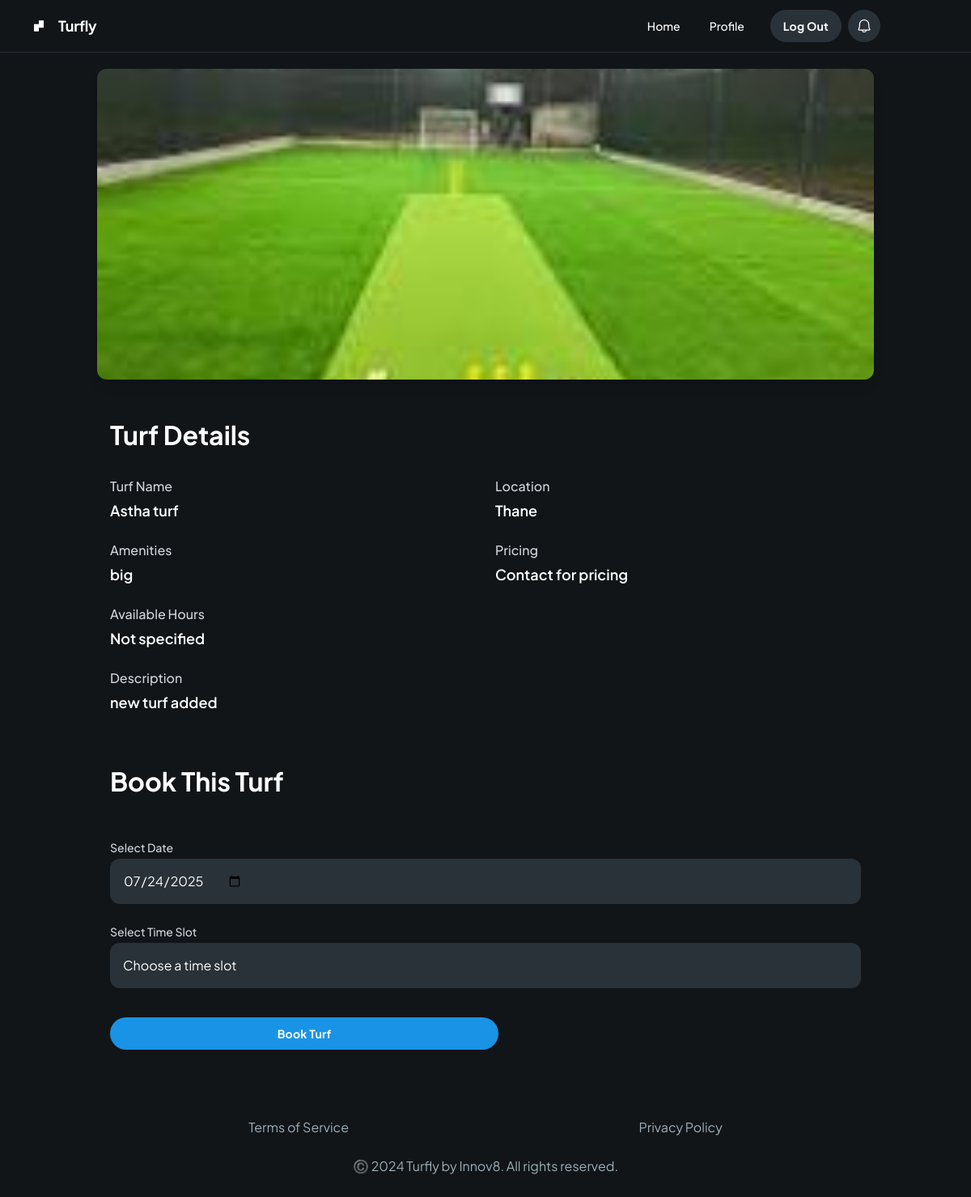
Screenshot of /players/turf/2/ with the database file from the repository.
### owner/models.py (models this page shows, shortened)
class Turf(models.Model):
    owner = models.ForeignKey(User, on_delete=models.CASCADE, limit_choices_to={'user_type': 'owner'})
    name = models.CharField(max_length=100)
    location = models.CharField(max_length=255)
    description = models.TextField(blank=True)
    image = models.ImageField(upload_to='turf_images/', blank=True, null=True)
    amenities = models.CharField(max_length=255, blank=True, help_text='Comma-separated list of amenities')
    price_per_hour = models.DecimalField(max_digits=8, decimal_places=2)
    rating = models.FloatField(default=0, help_text='Average rating from 0 to 5')
    available_time_slots = models.CharField(max_length=255, blank=True, help_text="Comma-separated list of available time slots, e.g. '09:00-10:00,10:00-11:00'")
    created_at = models.DateTimeField(auto_now_add=True)
    updated_at = models.DateTimeField(auto_now=True)

### players/views.py (the view, shortened to what this page needs)
# urls.py: path('turf/<int:turf_id>/', views.turf_detail, name='turf_detail'),
def turf_detail(request, turf_id):
    turf = get_object_or_404(Turf, id=turf_id)
    selected_date = request.GET.get('date') or request.POST.get('date') or date.today().isoformat()
    all_slots = [slot.strip() for slot in (turf.available_time_slots or '').split(',') if slot.strip()]
    normalized_all_slots = [normalize_slot(slot) for slot in all_slots]
    booked = Booking.objects.filter(turf=turf, date=selected_date).values_list('start_time', 'end_time')
    booked_slots = [f"{s.strftime('%-H:%M')}-{e.strftime('%-H:%M')}" for s, e in booked]
    available_slots = [slot for slot, norm_slot in zip(all_slots, normalized_all_slots) if norm_slot not in booked_slots]
    return render(request, 'players/turf_detail.html', {
        'turf': turf,
        'available_slots': available_slots,
        'selected_date': selected_date,
    })

### players/templates/players/turf_detail.html (shortened to what this page needs)
{% extends 'layout.html' %}
{% load static %}
{% block content %}
    <div
      class="relative flex size-full flex-col dark group/design-root overflow-x-hidden"
      style='font-family: "Plus Jakarta Sans", "Noto Sans", sans-serif;'
    >
        <div class="px-6 sm:px-10 lg:px-20 flex flex-1 justify-center py-5">
            <div class="layout-content-container flex flex-col max-w-[960px] flex-1">
                {% if turf.image %}
                <div class="mb-8 rounded-xl overflow-hidden shadow-lg">
                    <img src="{{ turf.image.url }}" alt="{{ turf.name }} image" class="w-full h-auto object-cover max-h-96">
                </div>
                {% endif %}
                <div class="flex flex-wrap justify-between gap-3 p-4">
                    <p class="text-white tracking-light text-[32px] font-bold leading-tight min-w-72">Turf Details</p>
                </div>
                <div class="grid grid-cols-1 md:grid-cols-2 gap-6 p-4">
                    <div>
                        <p class="text-gray-300 text-base font-medium leading-normal pb-1">Turf Name</p>
                        <p class="text-white text-lg font-semibold leading-normal">{{ turf.name|default:"N/A" }}</p>
                    </div>
                    <div>
                        <p class="text-gray-300 text-base font-medium leading-normal pb-1">Location</p>
                        <p class="text-white text-lg font-semibold leading-normal">{{ turf.location|default:"N/A" }}</p>
                    </div>
                    <div>
                        <p class="text-gray-300 text-base font-medium leading-normal pb-1">Amenities</p>
                        <p class="text-white text-lg font-semibold leading-normal">{{ turf.amenities|default:"None specified" }}</p>
                    </div>
                    <div>
                        <p class="text-gray-300 text-base font-medium leading-normal pb-1">Pricing</p>
                        <p class="text-white text-lg font-semibold leading-normal">{{ turf.pricing|default:"Contact for pricing" }}</p>
                    </div>
                    <div>
                        <p class="text-gray-300 text-base font-medium leading-normal pb-1">Available Hours</p>
                        <p class="text-white text-lg font-semibold leading-normal">{{ turf.available_hours|default:"Not specified" }}</p>
                    </div>
                    <div class="md:col-span-2">
                        <p class="text-gray-300 text-base font-medium leading-normal pb-1">Description</p>
                        <p class="text-white text-lg font-semibold leading-normal">{{ turf.description|default:"No description available." }}</p>
                    </div>
                </div>
                <div class="flex flex-wrap justify-between gap-3 p-4 mt-8">
                    <p class="text-white tracking-light text-[32px] font-bold leading-tight min-w-72">Book This Turf</p>
                </div>
                <form method="POST" action="#" class="space-y-6 px-4 py-3">
                    <div>
                        <label for="id_date" class="block text-sm font-medium text-gray-300 mb-1">Select Date</label>
                        <input type="date" name="date" id="id_date" required value="{{ selected_date }}"
                               class="form-input flex w-full min-w-0 flex-1 resize-none overflow-hidden rounded-xl text-white focus:outline-0 focus:ring-0 border-none bg-[#293238] focus:border-none h-14 placeholder:text-[#9daeb8] p-4 text-base font-normal leading-normal"
                               onchange="this.form.submit()">
                    </div>
                    <div>
                        <label for="id_time_slot" class="block text-sm font-medium text-gray-300 mb-1">Select Time Slot</label>
                        <select name="time_slot" id="id_time_slot" required
                                class="form-input flex w-full min-w-0 flex-1 resize-none overflow-hidden rounded-xl text-white focus:outline-0 focus:ring-0 border-none bg-[#293238] focus:border-none h-14 placeholder:text-[#9daeb8] p-4 text-base font-normal leading-normal appearance-none pr-10"
                                style="background-image: var(--select-button-svg);">
                            <option value="">Choose a time slot</option>
                        </select>
                    </div>
                    <div class="flex py-3">
                        <button
                            type="submit"
                            class="flex min-w-[84px] max-w-[480px] cursor-pointer items-center justify-center overflow-hidden rounded-full h-10 px-4 flex-1 bg-[#1993e5] text-white text-sm font-bold leading-normal tracking-[0.015em] hover:bg-blue-600 focus:outline-none focus:ring-2 focus:ring-offset-2 focus:ring-[#1993e5] transition duration-200"
                        >
                            <span class="truncate">Book Turf</span>
                        </button>
                    </div>
                </form>
            </div>
        </div>
    </div>
{% endblock content %}

### templates/layout.html (style rules this page uses)
body { font-family: 'Plus Jakarta Sans', 'Noto Sans', sans-serif; }

### rows the page displays
Turf: image (picture), name "Astha turf", location "Thane", amenities "big", description "new turf added"

### other values shown
{{ turf.pricing|default:"Contact for pricing" }} "Contact for pricing"
{{ turf.available_hours|default:"Not specified" }} "Not specified"
